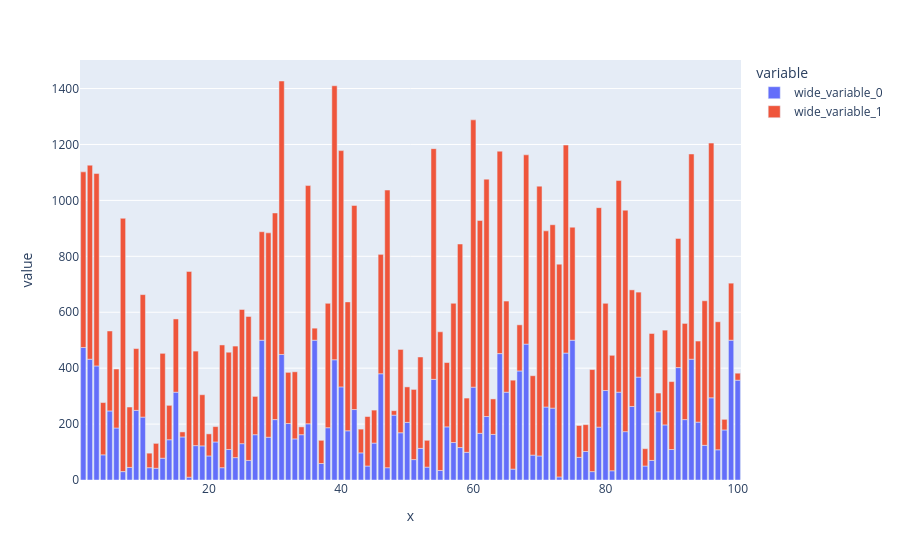

This figure's notebook cell:
### Code cell
px.bar(x=df.post_id, y=[df.comments, df.shares], barmode="relative")

### Figure 1 — Plotly figure (JSON) as saved in the notebook; plotly's stock layout.template omitted (floating-point values rounded to 4 significant figures)
{"data": [{"alignmentgroup": "True", "hovertemplate": "variable=wide_variable_0<br>x=%{x}<br>value=%{y}<extra></extra>", "legendgroup": "wide_variable_0", "marker": {"color": "#636efa", "pattern": {"shape": ""}}, "name": "wide_variable_0", "offsetgroup": "wide_variable_0", "orientation": "v", "showlegend": true, "textposition": "auto", "type": "bar", "x": [1, 2, 3, 4, 5, 6, 7, 8, 9, 10, 11, 12, 13, 14, 15, 16, 17, 18, 19, 20, 21, 22, 23, 24, 25, 26, 27, 28, 29, 30, 31, 32, 33, 34, 35, 36, 37, 38, 39, 40, 41, 42, 43, 44, 45, 46, 47, 48, 49, 50, 51, 52, 53, 54, 55, 56, 57, 58, 59, 60, 61, 62, 63, 64, 65, 66, 67, 68, 69, 70, 71, 72, 73, 74, 75, 76, 77, 78, 79, 80, 81, 82, 83, 84, 85, 86, 87, 88, 89, 90, 91, 92, 93, 94, 95, 96, 97, 98, 99, 100], "xaxis": "x", "y": [474, 432, 408, 90, 247, 186, 30, 45, 249, 225, 44, 42, 78, 144, 314, 154, 10, 123, 122, 86, 136, 44, 109, 80, 130, 70, 162, 500, 153, 216, 449, 202, 147, 162, 201, 500, 59, 187, 430, 333, 176, 252, 97, 50, 132, 380, 44, 232, 169, 206, 73, 113, 46, 360, 34, 190, 134, 116, 99, 332, 167, 227, 163, 452, 314, 39, 390, 486, 89, 86, 261, 257, 11, 454, 500, 81, 102, 30, 189, 320, 33, 314, 173, 263, 368, 50, 70, 244, 197, 109, 402, 216, 432, 207, 124, 294, 108, 179, 500, 357], "yaxis": "y"}, {"alignmentgroup": "True", "hovertemplate": "variable=wide_variable_1<br>x=%{x}<br>value=%{y}<extra></extra>", "legendgroup": "wide_variable_1", "marker": {"color": "#EF553B", "pattern": {"shape": ""}}, "name": "wide_variable_1", "offsetgroup": "wide_variable_1", "orientation": "v", "showlegend": true, "textposition": "auto", "type": "bar", "x": [1, 2, 3, 4, 5, 6, 7, 8, 9, 10, 11, 12, 13, 14, 15, 16, 17, 18, 19, 20, 21, 22, 23, 24, 25, 26, 27, 28, 29, 30, 31, 32, 33, 34, 35, 36, 37, 38, 39, 40, 41, 42, 43, 44, 45, 46, 47, 48, 49, 50, 51, 52, 53, 54, 55, 56, 57, 58, 59, 60, 61, 62, 63, 64, 65, 66, 67, 68, 69, 70, 71, 72, 73, 74, 75, 76, 77, 78, 79, 80, 81, 82, 83, 84, 85, 86, 87, 88, 89, 90, 91, 92, 93, 94, 95, 96, 97, 98, 99, 100], "xaxis": "x", "y": [628, 694, 688, 187, 286, 211, 906, 216, 221, 438, 52, 89, 375, 123, 262, 18, 736, 338, 183, 79, 55, 439, 348, 399, 480, 515, 137, 388, 731, 739, 978, 183, 240, 28, 852, 43, 83, 445, 980, 845, 461, 730, 85, 177, 118, 427, 993, 16, 298, 127, 251, 327, 96, 825, 496, 230, 498, 728, 194, 956, 761, 849, 127, 724, 326, 318, 165, 677, 284, 965, 630, 656, 761, 744, 404, 114, 96, 365, 785, 312, 413, 757, 792, 417, 304, 62, 454, 67, 339, 243, 462, 344, 734, 290, 517, 911, 458, 38, 204, 25], "yaxis": "y"}], "layout": {"barmode": "relative", "legend": {"title": {"text": "variable"}, "tracegroupgap": 0}, "margin": {"t": 60}, "xaxis": {"anchor": "y", "domain": [0, 1], "title": {"text": "x"}}, "yaxis": {"anchor": "x", "domain": [0, 1], "title": {"text": "value"}}}}
